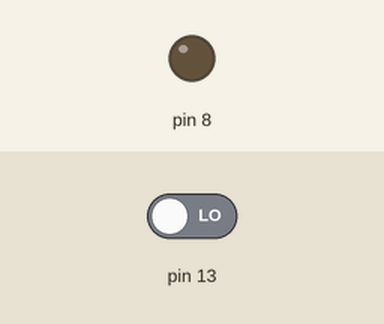
A sketch run on a simulated Arduino Uno, built with avr-gcc and run on an emulated ATmega328P. Parts: output pins drawn as LEDs (lit = HIGH). Inputs (shaded band) come from the test bench; at power-on: pin 13 LOW.

Above: at 1.2 s.
1.3 s: pin 13 driven HIGH
At 1.6 s:
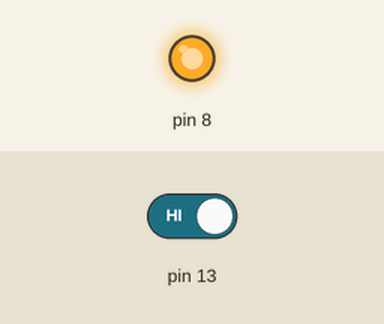
2.8 s: pin 13 driven LOW
At 3.9 s:
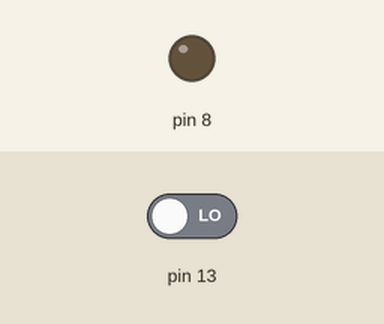
Timing chart, 0 to 5.8 s (numbered marks = the images above; inputs shaded):
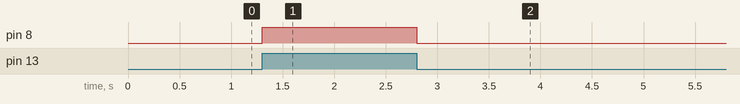

Measured:
- after the input at 1.3 s, pin 8: LOW → HIGH at once
- after the input at 2.8 s, pin 8: HIGH → LOW at once

The sketch:

led_ex1.ino
```cpp
void setup() {
  pinMode(8, OUTPUT);
  pinMode(13, INPUT);
}

void loop() {
  int value = digitalRead(13);

  if(value == HIGH){
    digitalWrite(8, HIGH);
  } else {
    digitalWrite(8, LOW);
  }
}
```
